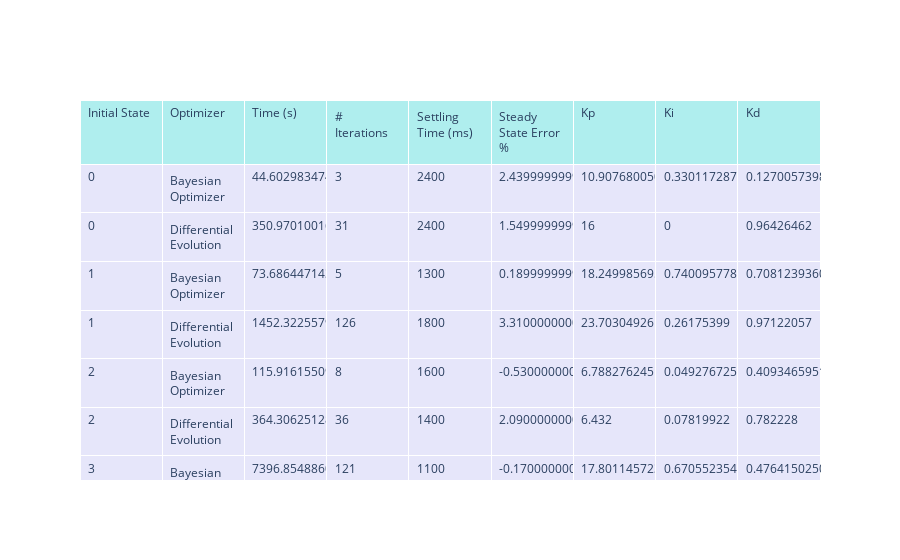

The cell this chart's notebook holds for it:
### Markdown cell above
## Configuration 1: Balanced Exploration-Exploitation

### Code cell
header = [
    "Initial State",
    "Optimizer",
    "Time (s)",
    "# Iterations",
    "Settling Time (ms)",
    "Steady State Error %",
    "Kp",
    "Ki",
    "Kd",
]

rows = []

for init_index in range(6):
    # Loop for Bayesian Optimizer
    for config in [bo_results.config_1]:
        trial = config.trial_1
        init_txt = getattr(trial, f"init_{init_index}_txt")
        init_csv = getattr(trial, f"init_{init_index}_csv")
        if init_txt is not None:
            set_point = init_csv["set_point"].values[0]
            rows.append(
                [
                    init_txt.selected_init_state,
                    "Bayesian Optimizer",
                    init_txt.total_exp_time,
                    init_txt.n_trials,
                    init_txt.settling_time,
                    eval(init_csv["angle_values"].values[-1])[-1] - set_point,
                    init_txt.x.Kp,
                    init_txt.x.Ki,
                    init_txt.x.Kd,
                ]
            )
        else:
            rows.append(
                [
                    init_index,
                    "Bayesian Optimizer",
                    "didn't converge",
                    "150",
                    "didn't converge",
                    "didn't converge",
                    "didn't converge",
                    "didn't converge",
                    "didn't converge",
                ]
            )

    for config in [de_results.config_3]:
        trial = config.trial_1
        init_txt = getattr(trial, f"init_{init_index}_txt")
        init_csv = getattr(trial, f"init_{init_index}_csv")
        if init_txt is not None:
            set_point = init_csv["set_point"].values[0]
            rows.append(
                [
                    init_txt.selected_init_state,
                    "Differential Evolution",
                    init_txt.total_exp_time,
                    init_txt.n_trials,
                    init_txt.settling_time,
                    eval(init_csv["angle_values"].values[-1])[-1] - set_point,
                    init_txt.x.Kp,
                    init_txt.x.Ki,
                    init_txt.x.Kd,
                ]
            )
        else:
            rows.append(
                [
                    init_index,
                    "Bayesian Optimizer",
                    "didn't converge",
                    "150",
                    "didn't converge",
                    "didn't converge",
                    "didn't converge",
                    "didn't converge",
                    "didn't converge",
                ]
            )

fig = go.Figure(
    data=[
        go.Table(
            header=dict(
                values=header, fill_color="paleturquoise", align="left"
            ),
            cells=dict(
                values=list(zip(*rows)), fill_color="lavender", align="left"
            ),
        )
    ]
)

fig.show()


df_balanced = pd.DataFrame(rows, columns=header)
de_settling_time_balanced = df_balanced[
    df_balanced["Optimizer"] == "Differential Evolution"
]["Settling Time (ms)"].values
de_settling_time_balanced = de_settling_time_balanced[
    de_settling_time_balanced != "didn't converge"
]

bo_settling_time_balanced = df_balanced[
    df_balanced["Optimizer"] == "Bayesian Optimizer"
]["Settling Time (ms)"].values
bo_settling_time_balanced = bo_settling_time_balanced[
    bo_settling_time_balanced != "didn't converge"
]

de_sse_balanced = df_balanced[
    df_balanced["Optimizer"] == "Differential Evolution"
]["Steady State Error %"].values
de_sse_balanced = de_sse_balanced[de_sse_balanced != "didn't converge"]
bo_sse_balanced = df_balanced[
    df_balanced["Optimizer"] == "Bayesian Optimizer"
]["Steady State Error %"].values
bo_sse_balanced = bo_sse_balanced[bo_sse_balanced != "didn't converge"]

### Figure 1 — Plotly figure (JSON) as saved in the notebook; plotly's stock layout.template omitted (floating-point values rounded to 4 significant figures)
{"data": [{"cells": {"align": "left", "fill": {"color": "lavender"}, "values": [[0, 0, 1, 1, 2, 2, 3, 3, 4, 4, 5, 5], ["Bayesian Optimizer", "Differential Evolution", "Bayesian Optimizer", "Differential Evolution", "Bayesian Optimizer", "Differential Evolution", "Bayesian Optimizer", "Differential Evolution", "Bayesian Optimizer", "Differential Evolution", "Bayesian Optimizer", "Differential Evolution"], [44.6, 351.0, 73.69, 1452.0, 115.9, 364.3, 7397.0, 581.7, 4358.0, 146.4, 570.8, 436.1], [3, 31, 5, 126, 8, 36, 121, 46, 115, 11, 31, 41], [2400, 2400, 1300, 1800, 1600, 1400, 1100, 1800, 1300, 2500, 1800, 1600], [2.44, 1.55, 0.19, 3.31, -0.53, 2.09, -0.17, 1.4, -0.16, 17.35, 1.65, 4.27], [10.91, 16, 18.25, 23.7, 6.788, 6.432, 17.8, 18.72, 4.93, 20.15, 13.06, 9.517], [0.3301, 0, 0.7401, 0.2618, 0.04928, 0.0782, 0.6706, 0.1626, 0.08585, 0.07, 0.08007, 0.07813], [0.127, 0.9643, 0.7081, 0.9712, 0.4093, 0.7822, 0.4764, 0.4713, 0.2634, 0.892, 0.1881, 0.3255]]}, "header": {"align": "left", "fill": {"color": "paleturquoise"}, "values": ["Initial State", "Optimizer", "Time (s)", "# Iterations", "Settling Time (ms)", "Steady State Error %", "Kp", "Ki", "Kd"]}, "type": "table"}], "layout": {}}
